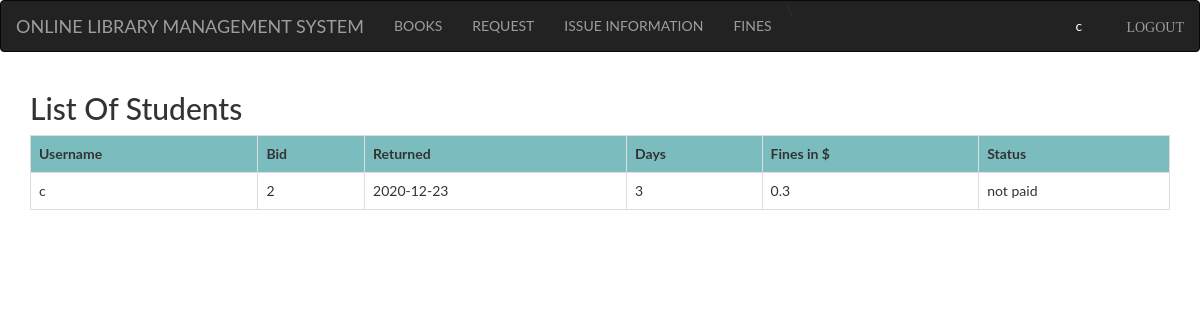
The app's page /Student/Student_/fine.php (signed in) with its own data.
### tables this page shows
CREATE TABLE `fine` (
  `username` varchar(100) NOT NULL,
  `bid` int(100) NOT NULL,
  `returned` varchar(100) NOT NULL,
  `day` int(50) NOT NULL,
  `fine` double NOT NULL,
  `status` varchar(100) NOT NULL
);

### Student/Student_/fine.php (the view, shortened to what this page needs)
<?php
  include "connection.php";
  include "navbar.php";
?>
<!DOCTYPE html>
<html>
<head>
</head>
<body>
<div class="container">
	<h2>List Of Students</h2>
	<?php
	$res=mysqli_query($db,"SELECT * FROM `fine` where username='$_SESSION[login_user]' ;");
		echo "<table class='table table-bordered table-hover' >";
			echo "<tr style='background-color: #6db6b9e6;'>";
				echo "<th>"; echo " Username ";	echo "</th>";
				echo "<th>"; echo " Bid ";  echo "</th>";
				echo "<th>"; echo " Returned ";  echo "</th>";
				echo "<th>"; echo " Days ";  echo "</th>";
				echo "<th>"; echo " Fines in $ ";  echo "</th>";
				echo "<th>"; echo " Status ";  echo "</th>";
			echo "</tr>";
			while($row=mysqli_fetch_assoc($res))
			{
				echo "<tr>";
				echo "<td>"; echo $row['username']; echo "</td>";
				echo "<td>"; echo $row['bid']; echo "</td>";
				echo "<td>"; echo $row['returned']; echo "</td>";
				echo "<td>"; echo $row['day']; echo "</td>";
				echo "<td>"; echo $row['fine']; echo "</td>";
				echo "<td>"; echo $row['status']; echo "</td>";
				echo "</tr>";
			}
		echo "</table>";
	?>
</div>
</body>
</html>

### Student/Student_/style.css (style rules this page uses)
html, body, div, span, object, iframe, h1, h2, h3, h4, h5, h6, p, blockquote, pre, abbr, address, cite, code, del, dfn, em, img, ins, kbd, q, samp, small, strong, sub, sup, var, b, i, dl, dt, dd, ol, ul, li, fieldset, form, label, legend, table, caption, tbody, tfoot, thead, tr, th, td, article, aside, canvas, details, figcaption, figure, footer, header, hgroup, menu, nav, section, summary, time, mark, audio, video { margin:0; padding:0; border:0; outline:0; font-size:100%; vertical-align:baseline; background:transparent; }
body { line-height:1; }
table { border-collapse:collapse; border-spacing:0; }

### Student/Student_/fine.php (style rules this page uses)
body { font-family: "Lato", sans-serif; transition: background-color .5s; }

### records on screen
fine: username "c", bid "2", returned "2020-12-23", day "3", fine "0.3", status "not paid"

### other values on screen
$_SESSION['login_user'] "c"
